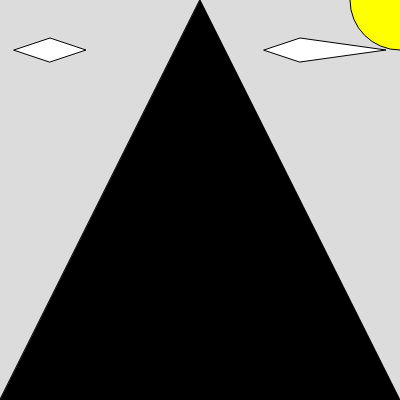
Frame 1 (no input)
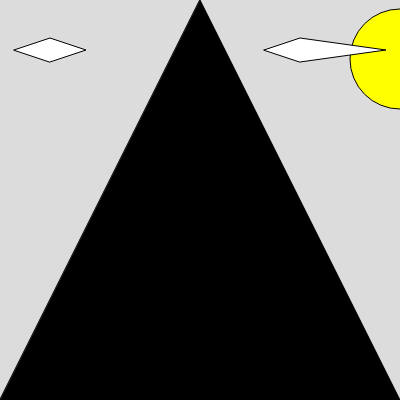
Frame 60 (no input)
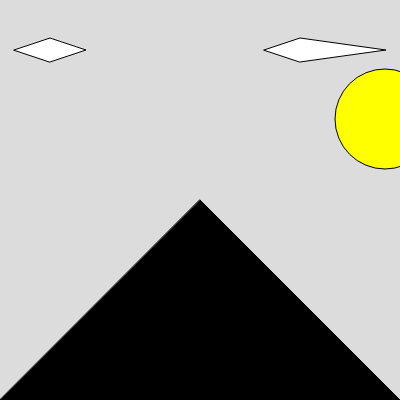
Frame 120 (the mouse pressed at the canvas centre since frame 60)

The p5.js sketch that drew these frames (run headless with seeded random() and noise() and a simulated clock; from frame 60 on, the mouse is pressed at the canvas centre):

// p5.js sketch
// ── sketch.js
let x=(400);
let y=(0);
function setup() {

  createCanvas(400, 400);
  //Jason Foster//
  //the sun set//
  //i want to learn how to move objects these are the first steps//
//click mouse to move sun//
//pressed any key to restart sun setting//
}

function draw() {
  background(220);
  fill(0,0,0);
  triangle(0,400,400,400,200,mouseX,mouseY);
  fill(255,255,0);
  //here comes the sun//
circle(x,y,100);
y=y+1;
//these are clouds//
fill(255);
quad(50,62,86,50,50,38,14,50);
quad(300,62,386,50,300,38,264,50);
}

function mousePressed() {
  x=x-15;
}

function keyPressed() {
  y=0;
}
